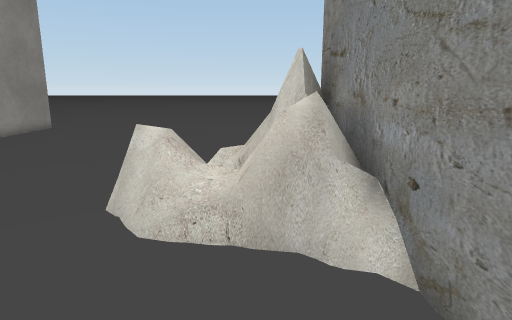
[1] (above)

22 first-person views from a walk through a Unity game level. The camera is 1.2 m above the floor, tilts 12° down and sees 75° across. The floor is counted in squares, 0.5 m on a side. Each view is taken from the middle of a square. On the plan, view 1 faces up. The plan holds only what a view shows up to about 20 squares ahead; the rest is blank. The place goes on beyond the plan. The player character is not drawn. Some surface patterns are stand-ins.

[2]
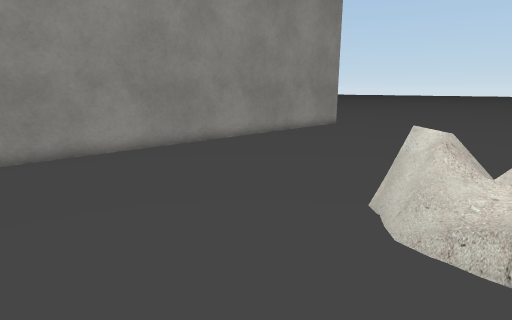

[3]
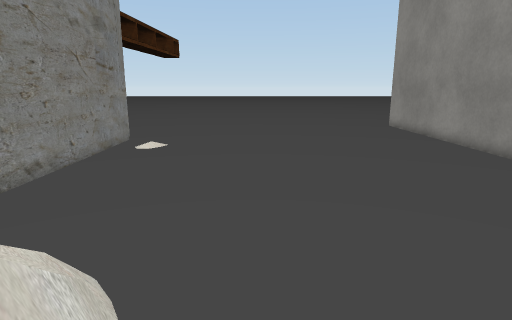

[4]
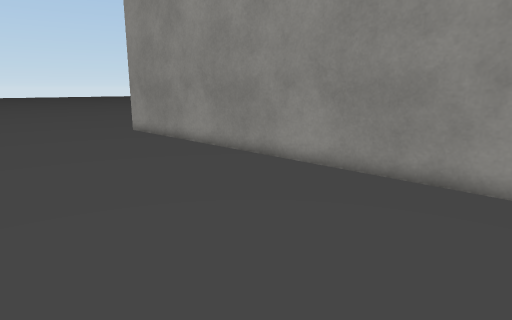

[5]
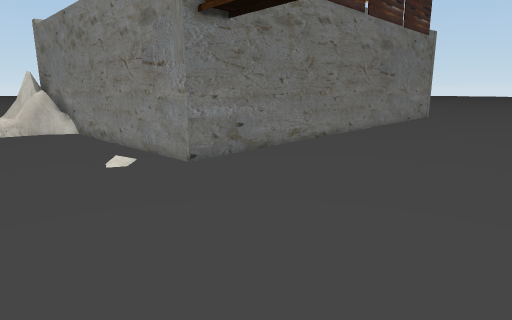

[6]
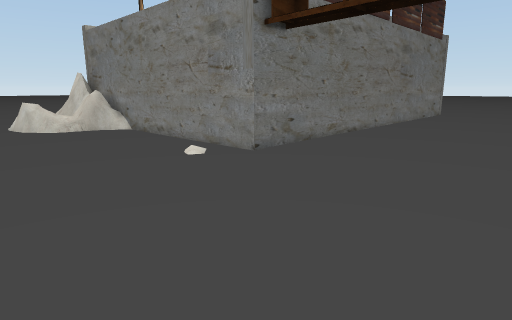

[7]
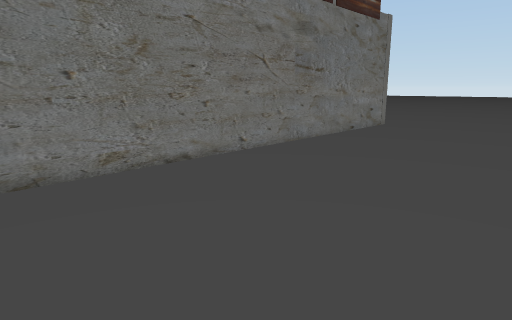

[8]
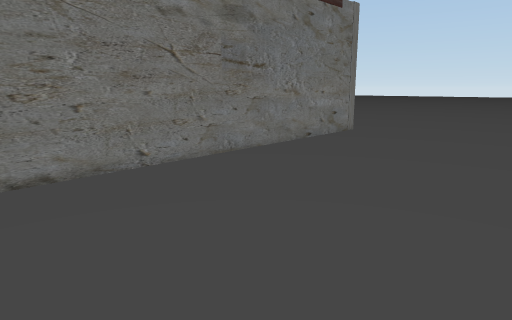

[9]
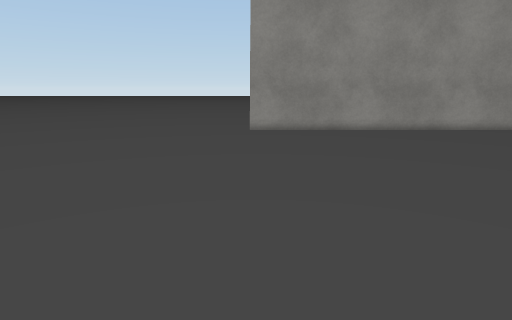

[10]
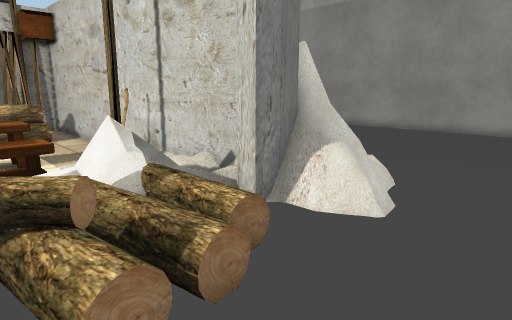

[11]
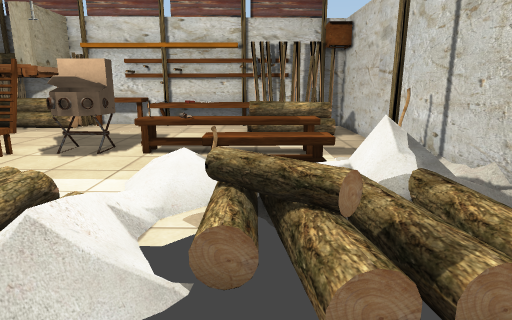

[12]
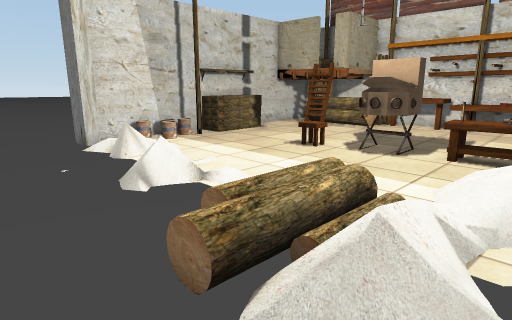

[13]
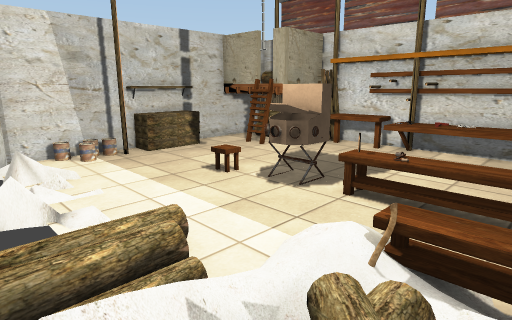

[14]
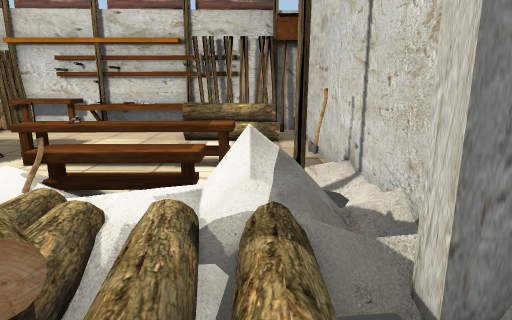

[15]
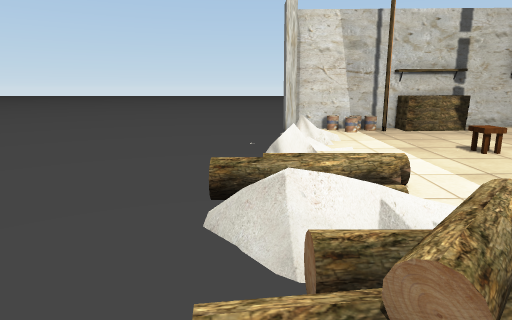

[16]
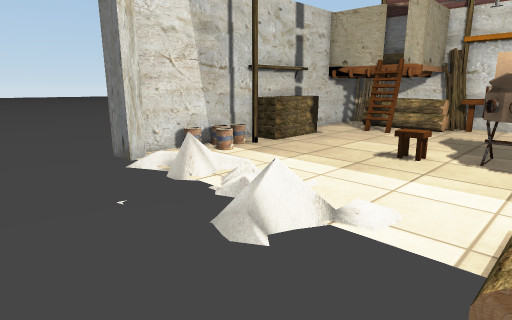

[17]
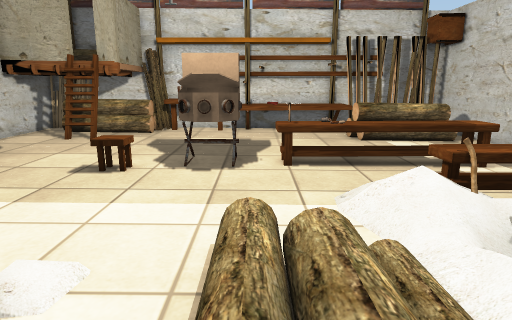

[18]
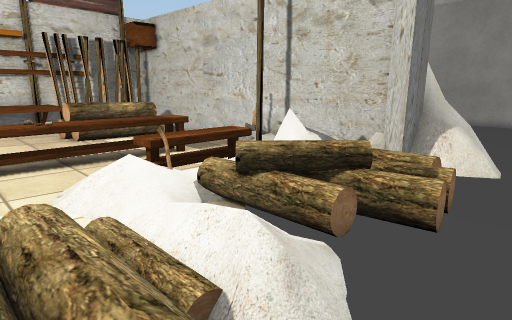

[19]
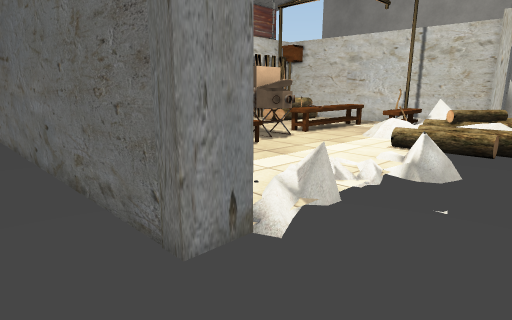

[20]
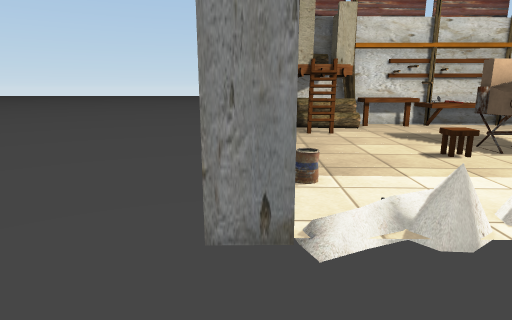

[21]
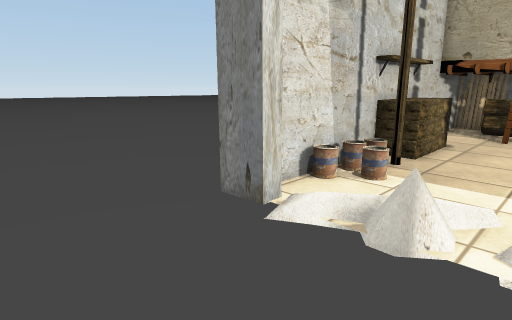

[22]
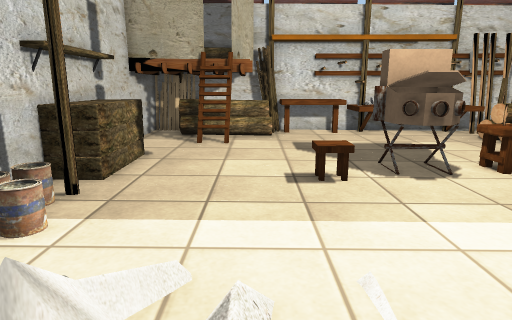

### Floor plan
Key: @ floor where view 1 was taken; # wall or solid block; x gap in a wall; . main floor; : floor 0.25 m higher than the main floor; + floor 0.5 m higher than the main floor; * floor 0.75 m higher than the main floor; = window, fence, low wall or low ledge; ^ raised ledge; T thing the floor can be seen under or through; O other object.
Columns run from 13 left of view 1 to 27 right of it. Each row starts with its distance up from view 1.
 15 #.......  ...   ..   ..................
 14 #..................  ....................
 13 #........................+...............
 12 #............#=#...++..::+...............
 11 #...........:=^= .++*:.::++.. =..........
 10 #.......... .=###.+++*=.:++..##...:::##..
  9 #.........  x=####++::=...+.....:.:..##..
  8 #.........^^:=^##===+:::.............##..
  7 #.........x^:==##==:::++:...........O##..
  6 #.........##:==### ====:.............##..
  5 #............==### .................###..
  4 #..............#O......... == O.....OO#..
  3 #..............##..^^^^^^^=^^ ......O #..
  2 #..............##..^^^^^^^=TT=......OO#..
  1 #..............##.........    ......OO#..
  0 #............@.##.   ............... ## .
 -1 #..............##....................## .
 -2 #..............##OOOO= .........#######
 -3 #..............##.OOO# .........#######
 -4 #..............##.   ^^^^^^^OOOO######
 -5 #..............#O####^O^^O^^OOO#######
 -6 #..............#OO####O###O###########
 -7 #..............#O######################..
 -8 #........................................
 -9 #........................................
-10 #............... ........................
-11 #............... ........................
-12 #............... ........................
-13 #........................................
-14 ................ .......................
-15 ................ .................
-16 ..................   ..  ..

Where each view was taken, in squares from view 1:
view 1: 0 up, 0 right, facing up
view 2: 0 up, 0 right, facing up-left
view 3: 9 up, 4 left, facing down
view 4: 6 up, 4 left, facing down-left
view 5: 16 down, 4 left, facing up-right
view 6: 16 down, 7 left, facing up-right
view 7: 16 down, 4 right, facing up-right
view 8: 16 down, 8 right, facing up-right
view 9: 13 down, 7 right, facing left
view 10: 15 up, 8 right, facing down-left
view 11: 15 up, 8 right, facing down
view 12: 15 up, 9 right, facing down-right
view 13: 12 up, 7 right, facing down-right
view 14: 13 up, 5 right, facing down
view 15: 12 up, 5 right, facing right
view 16: 15 up, 13 right, facing down-right
view 17: 13 up, 13 right, facing down
view 18: 14 up, 13 right, facing down-left
view 19: 14 up, 27 right, facing down-left
view 20: 15 up, 24 right, facing down
view 21: 15 up, 19 right, facing down-right
view 22: 12 up, 19 right, facing down
